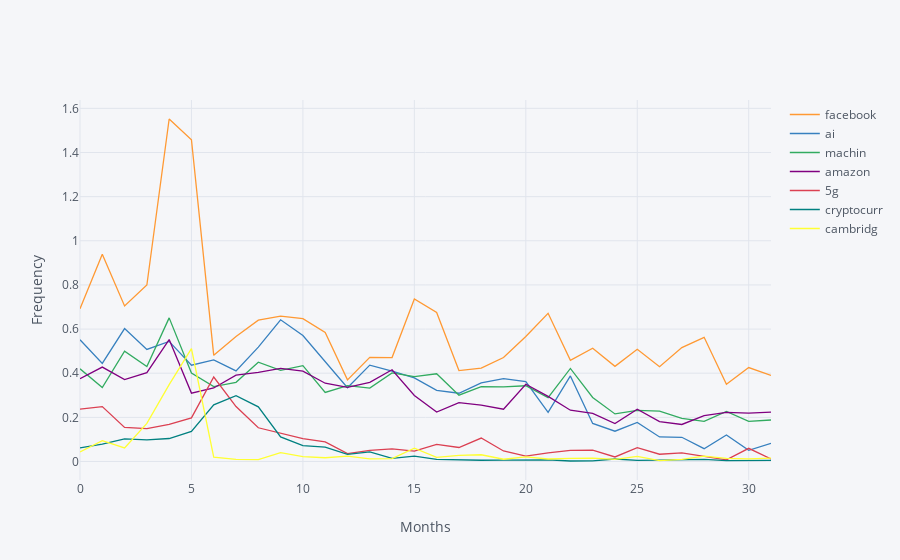

The notebook cell this image was saved under:
### Code cell
iplot(df_sort.iplot(asFigure=True,
                               kind='scatter',xTitle='Months',yTitle='Frequency',title=''))
